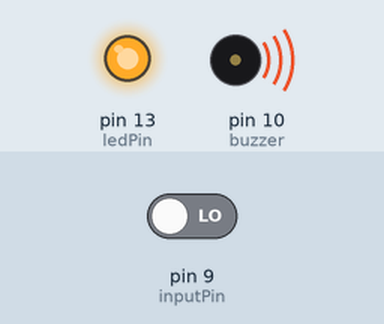
The sketch below on a simulated Arduino Uno, built with avr-gcc and run on an emulated ATmega328P. Parts: output pins drawn as LEDs (lit = HIGH), buzzer (waves = sounding, pin HIGH). The test bench sets the inputs (shaded band); at power-on: pin 9 (inputPin) LOW. What the sketch prints to the serial monitor is not drawn.

Above: at 1.2 s.
1.3 s: pin 9 (inputPin) driven HIGH
At 2.1 s:
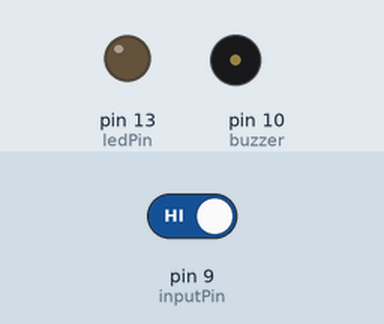
2.8 s: pin 9 (inputPin) driven LOW
At 3.3 s:
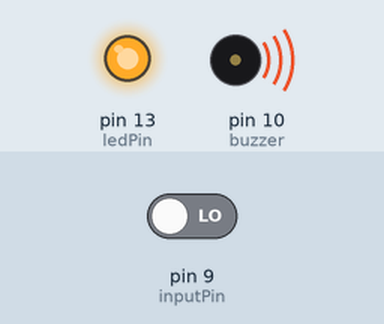
Timing chart, 0 to 5.8 s (numbered marks = the images above; inputs shaded):
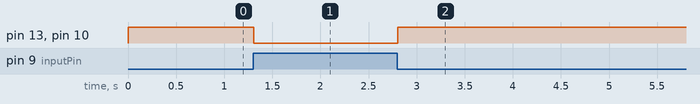

Measured:
- after the input at 1.3 s, pin 13 (ledPin), pin 10 (buzzer): HIGH → LOW at once
- after the input at 2.8 s, pin 13 (ledPin), pin 10 (buzzer): LOW → HIGH at once

The sketch:

Metal_detector.ino
```cpp
int ledPin = 13;                // choose the pin for the LED
int inputPin = 9;               // Connect sensor to input pin 3
int buzzer = 10;                //the pin of the active buzzer
int val = 0;                    // variable for reading the pin status

void setup() {
  pinMode(ledPin, OUTPUT);      // declare LED as output
  pinMode(inputPin, INPUT);     // declare push button as input
  pinMode(buzzer, OUTPUT); //initialize the buzzer pin as an output
  Serial.begin(9600);           // initialize serial communication at 9600 bps
}

void loop(){
  val = digitalRead(inputPin);  // read input value
  Serial.println(val);          // print the value to the serial monitor
  if (val == HIGH) {            // check if the input is HIGH
    digitalWrite(ledPin, LOW);  // turn LED OFF
    digitalWrite(buzzer, LOW);  // turn buzzer OFF
  } else {
    digitalWrite(ledPin, HIGH); // turn LED ON
    digitalWrite(buzzer, HIGH); // turn buzzer ON
  }
}
```
